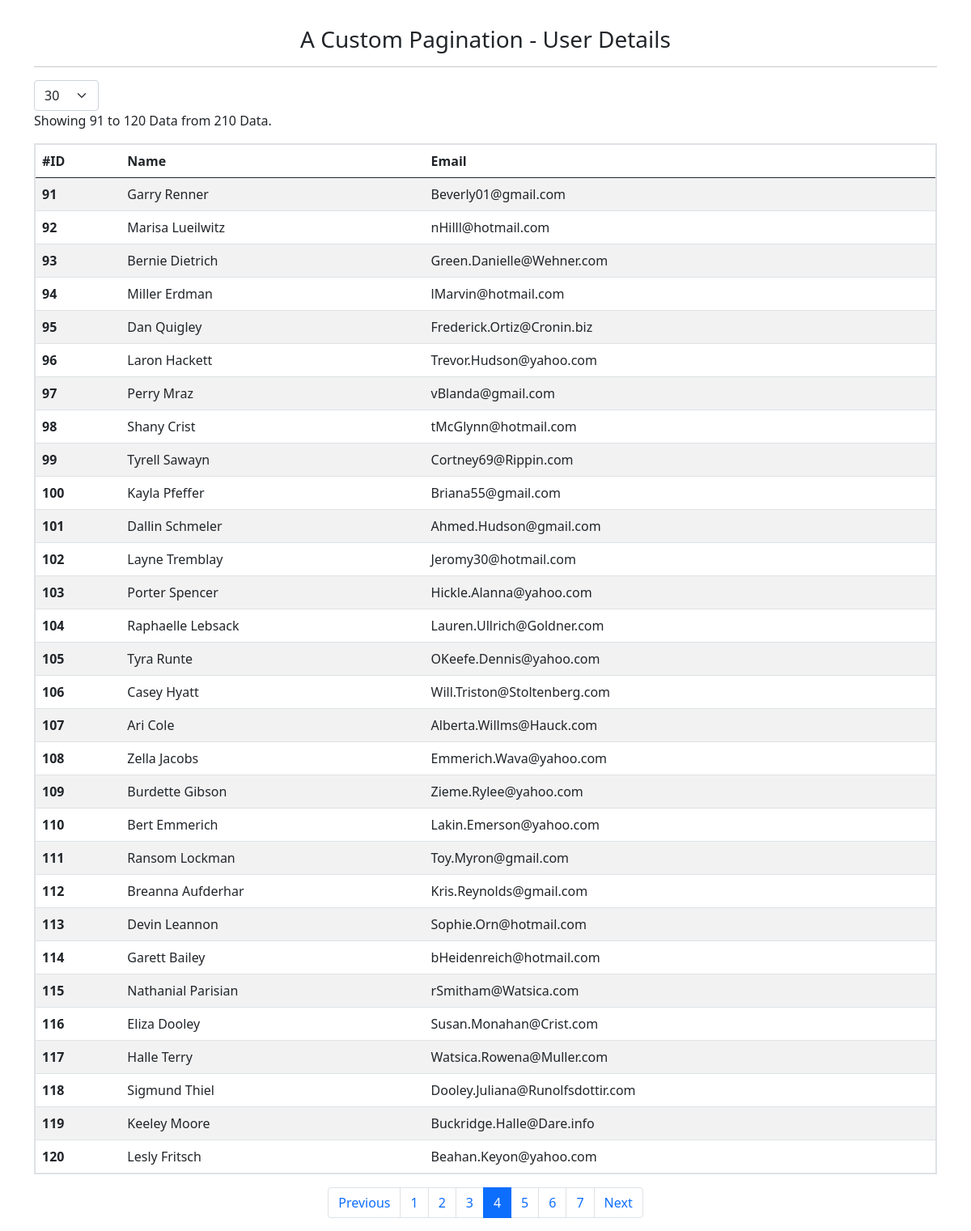
/index.php?pageNo=4&limit=30, run on the app's committed database.
### tables this page shows
CREATE TABLE `users` (
  `id` int(10) UNSIGNED NOT NULL,
  `name` varchar(255) NOT NULL,
  `email` varchar(255) NOT NULL
);

### index.php (the view, shortened to what this page needs)
<?php
include "allFunction.php";
?>
<!DOCTYPE html>
<html lang="en">
<head>
    <link rel="stylesheet" href="style.css">
    <link href="https://cdn.jsdelivr.net/npm/bootstrap@5.0.2/dist/css/bootstrap.min.css" rel="stylesheet">
</head>
<body>
    <div class="container">
        <h3 class="text-center">A Custom Pagination - User Details</h3>
        <hr>
        <form action="index.php" method="POST" class="form-limit">
            <select class="form-select" name="set_limit" onchange="this.form.submit()">
                <?php
                for ($i = 0; $i < count($select_options_value); $i++) {
                    $limit_per_page == $select_options_value[$i] ? $select_check = "Selected" : $select_check = "";
                    echo "<option $select_check value='$select_options_value[$i]'> $select_options_value[$i] </option>";
                }
                ?>
            </select>
        </form>
        <p>
            <?php
            $fromTo = dataDetailsPerPage($total_number_of_data, $start_limit, $limit_per_page);
            echo "Showing $fromTo[0] to $fromTo[1] Data from $total_number_of_data Data.";
            ?>
        </p>
        <table class="table table-striped table-hover">
            <thead>
                <tr>
                    <th scope="col">#ID</th>
                    <th scope="col">Name</th>
                    <th scope="col">Email</th>
                </tr>
            </thead>
            <tbody>
                <?php while ($row = mysqli_fetch_array($final_data)) {
                    echo "<tr>";
                    echo "<th scope='row'>" . $row['id'] . "</th>";
                    echo "<td>" . $row['name'] . "</td>";
                    echo "<td>" . $row['email'] . "</td>";
                    echo "</tr>";
                } ?>
            </tbody>
        </table>
        <nav aria-label="Page navigation example">
            <ul class="pagination justify-content-center">
                <?php
                $disable = setDistabled($page, $total_page_need);
                ?>
                <li class="page-item <?php echo $disable[0]; ?>">
                    <a class="page-link" href="index.php?pageNo=<?php echo $page - 1 . "&limit=$limit_per_page"; ?>" tabindex="-1" aria-disabled="true">Previous</a>
                </li>
                <?php
                if ($total_page_need <= 8) {
                    selectLoop(1, $total_page_need, $page, $limit_per_page);
                }
                ?>
                <li class="page-item <?php echo $disable[1]; ?>">
                    <a class="page-link" href="index.php?pageNo=<?php echo $page + 1 . "&limit=$limit_per_page"; ?>">Next</a>
                </li>
            </ul>
        </nav>
    </div>
</body>
</html>

### style.css (style rules this page uses)
table { border: 2px solid black; }
.form-limit { width: 80px; }
.container h3 { margin-top: 2rem; }

### data on the page
users: id "91", name "Garry Renner", email "Beverly01@gmail.com"
users: id "92", name "Marisa Lueilwitz", email "nHilll@hotmail.com"
users: id "93", name "Bernie Dietrich", email "Green.Danielle@Wehner.com"
users: id "94", name "Miller Erdman", email "lMarvin@hotmail.com"
users: id "95", name "Dan Quigley", email "Frederick.Ortiz@Cronin.biz"
users: id "96", name "Laron Hackett", email "Trevor.Hudson@yahoo.com"
users: id "97", name "Perry Mraz", email "vBlanda@gmail.com"
users: id "98", name "Shany Crist", email "tMcGlynn@hotmail.com"
users: id "99", name "Tyrell Sawayn", email "Cortney69@Rippin.com"
users: id "100", name "Kayla Pfeffer", email "Briana55@gmail.com"
users: id "101", name "Dallin Schmeler", email "Ahmed.Hudson@gmail.com"
users: id "102", name "Layne Tremblay", email "Jeromy30@hotmail.com"
users: id "103", name "Porter Spencer", email "Hickle.Alanna@yahoo.com"
users: id "104", name "Raphaelle Lebsack", email "Lauren.Ullrich@Goldner.com"
users: id "105", name "Tyra Runte", email "OKeefe.Dennis@yahoo.com"
users: id "106", name "Casey Hyatt", email "Will.Triston@Stoltenberg.com"
users: id "107", name "Ari Cole", email "Alberta.Willms@Hauck.com"
users: id "108", name "Zella Jacobs", email "Emmerich.Wava@yahoo.com"
users: id "109", name "Burdette Gibson", email "Zieme.Rylee@yahoo.com"
users: id "110", name "Bert Emmerich", email "Lakin.Emerson@yahoo.com"
users: id "111", name "Ransom Lockman", email "Toy.Myron@gmail.com"
users: id "112", name "Breanna Aufderhar", email "Kris.Reynolds@gmail.com"
users: id "113", name "Devin Leannon", email "Sophie.Orn@hotmail.com"
users: id "114", name "Garett Bailey", email "bHeidenreich@hotmail.com"
users: id "115", name "Nathanial Parisian", email "rSmitham@Watsica.com"
users: id "116", name "Eliza Dooley", email "Susan.Monahan@Crist.com"
users: id "117", name "Halle Terry", email "Watsica.Rowena@Muller.com"
users: id "118", name "Sigmund Thiel", email "Dooley.Juliana@Runolfsdottir.com"
users: id "119", name "Keeley Moore", email "Buckridge.Halle@Dare.info"
users: id "120", name "Lesly Fritsch", email "Beahan.Keyon@yahoo.com"

### other printed values
$fromTo[0] "91"
$fromTo[1] "120"
$total_number_of_data "210"
form field set_limit "30"
